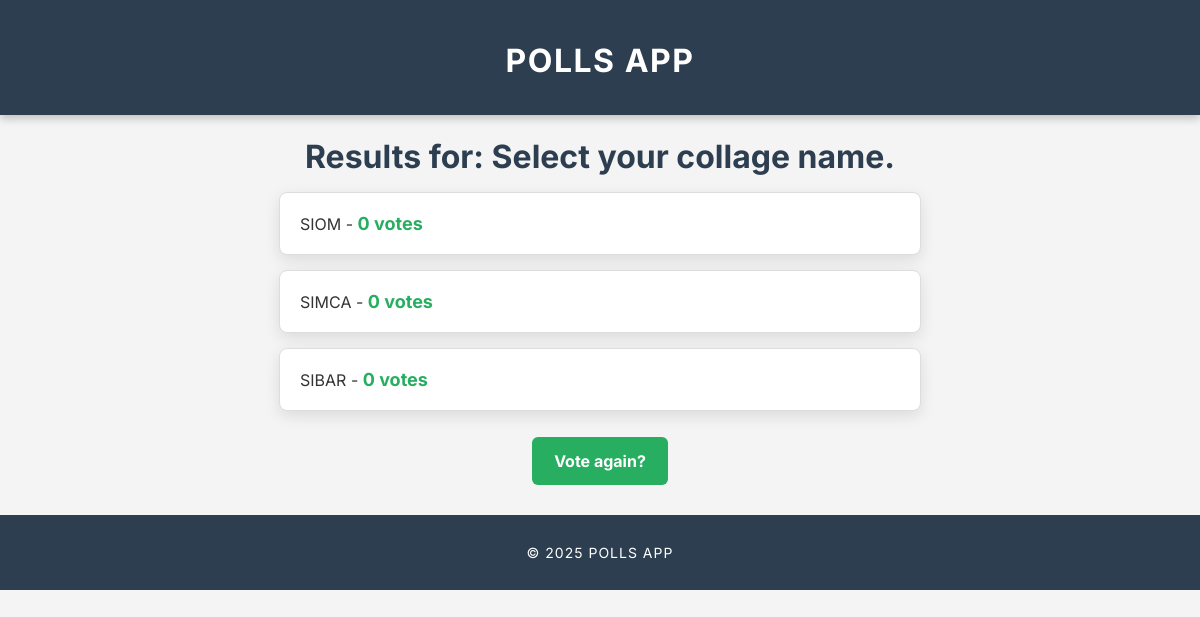
Screenshot of /polls/5/results/ with the database file from the repository.
### polls/models.py (models this page shows, shortened)
class Question(models.Model):
    question_text = models.CharField(max_length=200)
    pub_date = models.DateTimeField("date published")

class Choice(models.Model):
    question = models.ForeignKey(Question, on_delete=models.CASCADE)
    choice_text = models.CharField(max_length=200)
    votes = models.IntegerField(default=0)

### polls/views.py (the view)
# urls.py: path("<int:question_id>/results/", views.results, name="results"),
def results(request, question_id):
    question = get_object_or_404(Question, pk=question_id)
    return render(request, "polls/results.html", {"question": question})

### polls/templates/polls/results.html
{% extends "polls/base.html" %}
{% block content %}
    <h1>Results for: {{ question.question_text }}</h1>
    <ul>
        {% for choice in question.choice_set.all %}
            <li>{{ choice.choice_text }} - <strong>{{ choice.votes }} vote{{ choice.votes|pluralize }}</strong></li>
        {% endfor %}
    </ul>
    <a href="{% url 'polls:detail' question.id %}" class="button">Vote again?</a>
{% endblock %}

### polls/static/polls/css/style.css (style rules this page uses)
body { font-family: 'Inter', sans-serif; background: #f4f4f4; color: #333; margin: 0; padding: 0; text-align: center; }
h1 { color: #2c3e50; font-size: 32px; margin-bottom: 15px; font-weight: 700; }
a { color: #2980b9; text-decoration: none; font-weight: bold; transition: 0.3s ease-in-out; }
ul { list-style: none; padding: 0; }
li { background: white; color: #333; margin: 15px auto; padding: 20px; border: 1px solid #ddd; border-radius: 8px; width: 50%; text-align: left; box-shadow: 0 5px 15px rgba(0, 0, 0, 0.1); transition: all 0.3s ease-in-out; }
li strong { color: #27ae60; font-size: 18px; font-weight: 700; }
.button { display: inline-block; padding: 14px 22px; margin-top: 10px; background: #27ae60; color: white; font-weight: bold; border-radius: 6px; transition: all 0.3s; }
h1, ul, form, .button { animation: fadeIn 0.6s ease-in-out; }

### rows the page displays
Question: question_text "Select your collage name."
Choice: choice_text "SIOM", votes "0"
Choice: choice_text "SIMCA", votes "0"
Choice: choice_text "SIBAR", votes "0"
